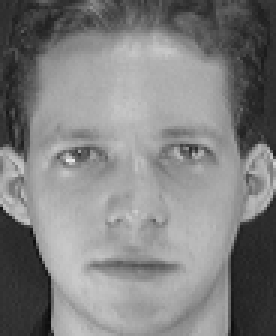
#> input picture ORLdataset/s1/1.pgm, 92 x 112 px (shown 3 times larger); its folder holds only this picture in this run
$ python PCAFaceDetectionSystem.py
#> lines starting #> are read from the running program, lines starting #| are printed output that depends on the picture
import numpy as np
import cv2
import os
import matplotlib.pyplot as plt
import tkinter as tk


# загрузка изображений
def load_ORL_faces(data_folder):
#> called with data_folder = 'ORLdataset'
    images = []
    for i in range(1, 41):
        for j in range(1, 11):
            img_path = os.path.join(data_folder, f"s{i}", f"{j}.pgm")
            img = cv2.imread(img_path, cv2.IMREAD_GRAYSCALE)
#> img is the input picture: shape (112, 92); min 11, max 234, mean 128.3
            if img is not None:
                images.append(img.flatten())
    return np.array(images)

# PCA для метода с уменьшением изображения
def pca_image_reduction(X):
    # центрирование данных
    X_mean = np.mean(X, axis=0)
    X_centered = X - X_mean
    # вычисление матрицы ковариации
    cov_matrix = np.cov(X_centered.T)
    # вычисление собственных значений и собственных векторов
    eigenvalues, _ = np.linalg.eigh(cov_matrix)
    return cov_matrix, eigenvalues

# PCA с использованием матрицы Грамма-Шмидта
def pca_gram_schmidt(X):
    # центрирование данных
    X_mean = np.mean(X, axis=0)
    X_centered = X - X_mean
    # вычисление матрицы Грамма-Шмидта
    gram_matrix = np.dot(X_centered, X_centered.T)
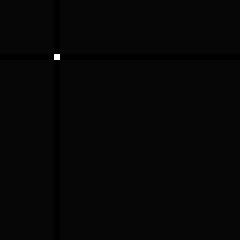
#> gram_matrix: shape (40, 40) float64 (shown 6 times larger); min -1136940.2, max 44340669.2, mean 0; drawn with min black and max white
    q, _ = np.linalg.qr(gram_matrix)
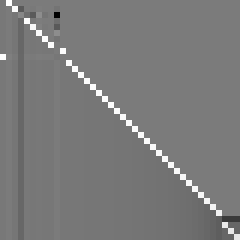
#> q: shape (40, 40) float64 (shown 6 times larger); min -0.945, max 1, mean -0.00473; drawn with min black and max white
    # вычисление собственных значений
    eigenvalues, _ = np.linalg.eigh(q)
    return gram_matrix, eigenvalues

# загрузка базы данных лиц ORL
data_folder = "ORLdataset"
images = load_ORL_faces(data_folder)

# вычисление матриц ковариации и собственных чисел для двух методов
cov_matrix_image, eigenvalues_image = pca_image_reduction(images)
cov_matrix_gram, eigenvalues_gram = pca_gram_schmidt(images)

# визуализация результатов
plt.figure(figsize=(15, 10))

# отображение первой матрицы ковариации
plt.subplot(2, 2, 1)
plt.imshow(cov_matrix_image, cmap='gray')
plt.title('Ковариационная матрица (уменьшение изображения)')

# отображение второй матрицы ковариации
plt.subplot(2, 2, 2)
plt.imshow(cov_matrix_gram, cmap='gray')
plt.title('Ковариационная матрица (преобразование Грама-Шмидта)')

# отображение графика собственных чисел для первого метода
plt.subplot(2, 2, 3)
plt.plot(eigenvalues_image)
plt.title('Собственные числа (уменьшение изображения)')

# отображение графика собственных чисел для второго метода
plt.subplot(2, 2, 4)
plt.plot(eigenvalues_gram)
plt.title('Собственные числа (преобразование Грама-Шмидта)')

plt.tight_layout()
plt.show()
